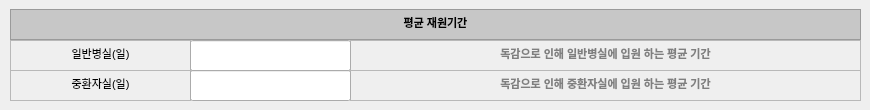
     <widget class="QWidget" name="tab_6">
      <property name="autoFillBackground">
       <bool>true</bool>
      </property>
      <attribute name="title">
       <string>입원</string>
      </attribute>
      <widget class="QTextEdit" name="textEdit_150">
       <property name="enabled">
        <bool>false</bool>
       </property>
       <property name="geometry">
        <rect>
         <x>10</x>
         <y>9</y>
         <width>851</width>
         <height>31</height>
        </rect>
       </property>
       <property name="styleSheet">
        <string notr="true">background-color: rgb(199, 199, 199);</string>
       </property>
       <property name="html">
        <string>&lt;!DOCTYPE HTML PUBLIC &quot;-//W3C//DTD HTML 4.0//EN&quot; &quot;http://www.w3.org/TR/REC-html40/strict.dtd&quot;&gt;
&lt;html&gt;&lt;head&gt;&lt;meta name=&quot;qrichtext&quot; content=&quot;1&quot; /&gt;&lt;style type=&quot;text/css&quot;&gt;
p, li { white-space: pre-wrap; }
&lt;/style&gt;&lt;/head&gt;&lt;body style=&quot; font-family:'맑은 고딕'; font-size:8.25pt; font-weight:400; font-style:normal;&quot;&gt;
&lt;p align=&quot;center&quot; style=&quot; margin-top:0px; margin-bottom:0px; margin-left:0px; margin-right:0px; -qt-block-indent:0; text-indent:0px;&quot;&gt;&lt;span style=&quot; font-size:8pt; font-weight:600; color:#000000;&quot;&gt;평균 재원기간&lt;/span&gt;&lt;/p&gt;&lt;/body&gt;&lt;/html&gt;</string>
       </property>
      </widget>
      <widget class="QTextEdit" name="textEdit_152">
       <property name="enabled">
        <bool>false</bool>
       </property>
       <property name="geometry">
        <rect>
         <x>10</x>
         <y>40</y>
         <width>181</width>
         <height>31</height>
        </rect>
       </property>
       <property name="html">
        <string>&lt;!DOCTYPE HTML PUBLIC &quot;-//W3C//DTD HTML 4.0//EN&quot; &quot;http://www.w3.org/TR/REC-html40/strict.dtd&quot;&gt;
&lt;html&gt;&lt;head&gt;&lt;meta name=&quot;qrichtext&quot; content=&quot;1&quot; /&gt;&lt;style type=&quot;text/css&quot;&gt;
p, li { white-space: pre-wrap; }
&lt;/style&gt;&lt;/head&gt;&lt;body style=&quot; font-family:'맑은 고딕'; font-size:8.25pt; font-weight:400; font-style:normal;&quot;&gt;
&lt;p align=&quot;center&quot; style=&quot; margin-top:0px; margin-bottom:0px; margin-left:0px; margin-right:0px; -qt-block-indent:0; text-indent:0px;&quot;&gt;&lt;span style=&quot; font-size:8pt; color:#000000;&quot;&gt;일반병실(일)&lt;/span&gt;&lt;/p&gt;&lt;/body&gt;&lt;/html&gt;</string>
       </property>
      </widget>
      <widget class="QTextEdit" name="textEdit_154">
       <property name="enabled">
        <bool>false</bool>
       </property>
       <property name="geometry">
        <rect>
         <x>10</x>
         <y>70</y>
         <width>181</width>
         <height>31</height>
        </rect>
       </property>
       <property name="html">
        <string>&lt;!DOCTYPE HTML PUBLIC &quot;-//W3C//DTD HTML 4.0//EN&quot; &quot;http://www.w3.org/TR/REC-html40/strict.dtd&quot;&gt;
&lt;html&gt;&lt;head&gt;&lt;meta name=&quot;qrichtext&quot; content=&quot;1&quot; /&gt;&lt;style type=&quot;text/css&quot;&gt;
p, li { white-space: pre-wrap; }
&lt;/style&gt;&lt;/head&gt;&lt;body style=&quot; font-family:'맑은 고딕'; font-size:8.25pt; font-weight:400; font-style:normal;&quot;&gt;
&lt;p align=&quot;center&quot; style=&quot; margin-top:0px; margin-bottom:0px; margin-left:0px; margin-right:0px; -qt-block-indent:0; text-indent:0px;&quot;&gt;&lt;span style=&quot; font-size:8pt; color:#000000;&quot;&gt;중환자실(일)&lt;/span&gt;&lt;/p&gt;&lt;/body&gt;&lt;/html&gt;</string>
       </property>
      </widget>
      <widget class="QLineEdit" name="input_NICU">
       <property name="geometry">
        <rect>
         <x>190</x>
         <y>40</y>
         <width>161</width>
         <height>31</height>
        </rect>
       </property>
       <property name="text">
        <string/>
       </property>
       <property name="maxLength">
        <number>20</number>
       </property>
       <property name="alignment">
        <set>Qt::AlignCenter</set>
       </property>
      </widget>
      <widget class="QLineEdit" name="input_ICU">
       <property name="geometry">
        <rect>
         <x>190</x>
         <y>70</y>
         <width>161</width>
         <height>31</height>
        </rect>
       </property>
       <property name="text">
        <string/>
       </property>
       <property name="maxLength">
        <number>20</number>
       </property>
       <property name="alignment">
        <set>Qt::AlignCenter</set>
       </property>
      </widget>
      <widget class="QTextEdit" name="textEdit_162">
       <property name="enabled">
        <bool>false</bool>
       </property>
       <property name="geometry">
        <rect>
         <x>350</x>
         <y>40</y>
         <width>511</width>
         <height>31</height>
        </rect>
       </property>
       <property name="html">
        <string>&lt;!DOCTYPE HTML PUBLIC &quot;-//W3C//DTD HTML 4.0//EN&quot; &quot;http://www.w3.org/TR/REC-html40/strict.dtd&quot;&gt;
&lt;html&gt;&lt;head&gt;&lt;meta name=&quot;qrichtext&quot; content=&quot;1&quot; /&gt;&lt;style type=&quot;text/css&quot;&gt;
p, li { white-space: pre-wrap; }
&lt;/style&gt;&lt;/head&gt;&lt;body style=&quot; font-family:'맑은 고딕'; font-size:8.25pt; font-weight:400; font-style:normal;&quot;&gt;
&lt;p align=&quot;center&quot; style=&quot; margin-top:0px; margin-bottom:0px; margin-left:0px; margin-right:0px; -qt-block-indent:0; text-indent:0px;&quot;&gt;&lt;span style=&quot; font-size:8pt; font-weight:600; color:#7f7f7f;&quot;&gt;독감으로 인해 일반병실에 입원 하는 평균 기간&lt;/span&gt;&lt;/p&gt;&lt;/body&gt;&lt;/html&gt;</string>
       </property>
      </widget>
      <widget class="QTextEdit" name="textEdit_172">
       <property name="enabled">
        <bool>false</bool>
       </property>
       <property name="geometry">
        <rect>
         <x>350</x>
         <y>70</y>
         <width>511</width>
         <height>31</height>
        </rect>
       </property>
       <property name="html">
        <string>&lt;!DOCTYPE HTML PUBLIC &quot;-//W3C//DTD HTML 4.0//EN&quot; &quot;http://www.w3.org/TR/REC-html40/strict.dtd&quot;&gt;
&lt;html&gt;&lt;head&gt;&lt;meta name=&quot;qrichtext&quot; content=&quot;1&quot; /&gt;&lt;style type=&quot;text/css&quot;&gt;
p, li { white-space: pre-wrap; }
&lt;/style&gt;&lt;/head&gt;&lt;body style=&quot; font-family:'맑은 고딕'; font-size:8.25pt; font-weight:400; font-style:normal;&quot;&gt;
&lt;p align=&quot;center&quot; style=&quot; margin-top:0px; margin-bottom:0px; margin-left:0px; margin-right:0px; -qt-block-indent:0; text-indent:0px;&quot;&gt;&lt;span style=&quot; font-size:8pt; font-weight:600; color:#7f7f7f;&quot;&gt;독감으로 인해 중환자실에 입원 하는 평균 기간&lt;/span&gt;&lt;/p&gt;&lt;/body&gt;&lt;/html&gt;</string>
       </property>
      </widget>
      <zorder>textEdit_150</zorder>
      <zorder>textEdit_152</zorder>
      <zorder>textEdit_154</zorder>
      <zorder>textEdit_162</zorder>
      <zorder>textEdit_172</zorder>
      <zorder>input_NICU</zorder>
      <zorder>input_ICU</zorder>
     </widget>
